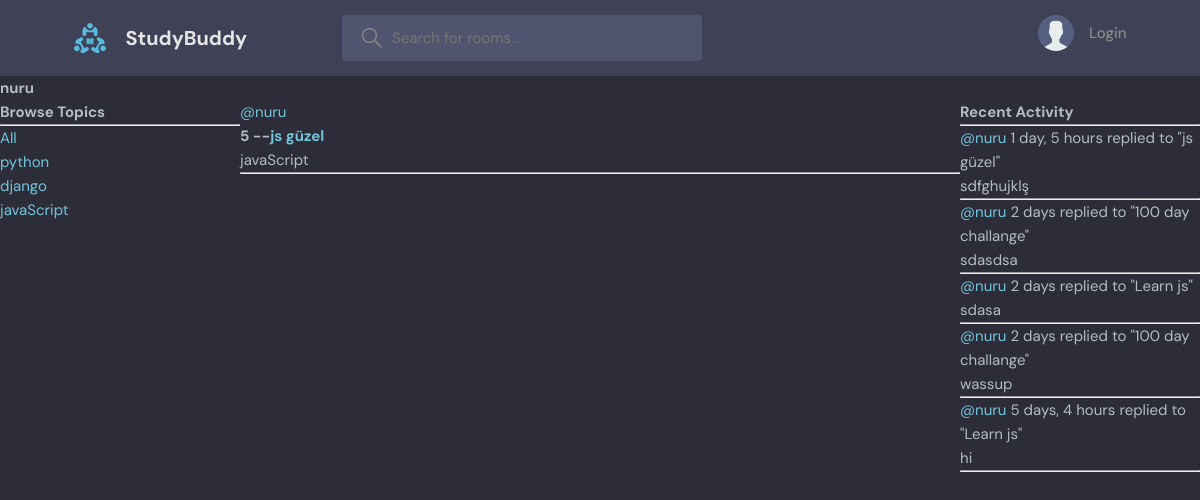
The app's page /profile/2/ with its own data.
### base/models.py (models this page shows, shortened)
class Topic(models.Model):
    name= models.CharField(max_length=200)

class Room(models.Model):
    host = models.ForeignKey(User,on_delete=models.SET_NULL,null=True)
    topic = models.ForeignKey(Topic,on_delete=models.SET_NULL,null=True)
    name =models.CharField(max_length=200)
    description = models.TextField(null=True,blank=True)
    participants = models.ManyToManyField(User,related_name="participants"
    ,blank=True)
    updated = models.DateTimeField(auto_now=True)
    created = models.DateTimeField(auto_now_add=True)
    class Meta:
        ordering=["-updated", "-created"]
    def __str__(self):
        return self.name

class Message(models.Model):
    user = models.ForeignKey(User,on_delete=models.CASCADE)
    room = models.ForeignKey(Room,on_delete=models.CASCADE)
    body = models.TextField()
    updated = models.DateTimeField(auto_now=True)
    created = models.DateTimeField(auto_now_add=True)
    class Meta:
        ordering=["-updated", "-created"]
    def __str__(self):
         return self.body[0:50]

### base/views.py (the view)
# urls.py: path('profile/<str:pk>/',views.userProfile,name="user-profile"),
def userProfile(request,pk):
    user= User.objects.get(id=pk)
    rooms = user.room_set.all()
    room_messages= user.message_set.all()
    topics= Topic.objects.all()
    context={"user":user,"rooms":rooms,
             "room_messages":room_messages,
              "topics":topics
              }
    return render(request,'profile.html',context)

### base/templates/profile.html (shortened to what this page needs)
{% extends 'main.html' %}
{% block content %}
<h1>{{user.username}}</h1>
<div class="profile-container">
    <div>
        {% include 'topics_component.html' %}
    </div>
    <div>
        {% include 'feed_component.html' %}
    </div>
    <div>
        {% include 'activity_component.html' %}
    </div>
</div>
{% endblock content %}

### base/templates/topics_component.html
<h3>Browse Topics</h3>
<hr>
<div>
    <a href="{% url 'home' %}">All</a>
</div>
{% for topic in topics %}
<div>
    <a href="{% url 'home' %}?q={{topic.name}}">{{topic.name}}</a>
</div>
{% endfor %}

### base/templates/feed_component.html (shortened to what this page needs)
        {% for room in rooms %}
        <div>
             <a href="{% url 'user-profile' room.host.id %}">@{{room.host.username}}</a>
            <h5>{{room.id}} --<a href="{% url 'room' room.id %}"> {{room.name}}</a></h5>
            <small>{{room.topic.name}}</small>
            <hr>
        </div>
        {% endfor %}

### base/templates/activity_component.html (shortened to what this page needs)
<h3>Recent Activity</h3>
<hr>
{% for message in room_messages %}
 <div>
  <small><a href="{% url 'user-profile' message.user.id %}">@{{message.user}}</a> {{message.created|timesince}}</small>
  <small>replied to "{{message.room}}"</small>
   <p>{{message}}</p>
 <hr>
</div>
{% endfor %}

### static/styles/style.css (style rules this page uses)
:root { --color-main: #71c6dd; --color-main-light: #e1f6fb; --color-dark: #3f4156; --color-dark-medium: #51546e; --color-dark-light: #696d97; --color-light: #e5e5e5; --color-gray: #8b8b8b; --color-light-gray: #b2bdbd; --color-bg: #2d2d39; --color-success: #5dd693; --color-error: #fc4b0b; }
* { font-family: "DM Sans", -apple-system, BlinkMacSystemFont, "Segoe UI", Roboto, Oxygen, Ubuntu, Cantarell, "Open Sans", "Helvetica Neue", sans-serif; margin: 0; padding: 0; box-sizing: border-box; text-rendering: optimizeLegibility; font-size: inherit; }
html { font-size: 56.25%; }
@media only screen and (min-width: 1200px) { html { font-size: 62.5%; } }
body { line-height: 1.6; font-weight: 400; font-size: 1.5rem; color: var(--color-light-gray); background-color: var(--color-bg); min-height: 100vh; }
a { display: inline-block; color: var(--color-main); text-decoration: none; }

### base/templates/profile.html (style rules this page uses)
.profile-container { display: grid; grid-template-columns: 1fr 3fr 1fr; }

### records on screen
Topic: name "python"
Topic: name "django"
Topic: name "javaScript"
Room: host.username "nuru", id "5", name "js güzel", topic.name "javaScript"
Message: user "nuru", created "1 day, 5 hours", room "js güzel", body "sdfghujklş"
Message: user "nuru", created "2 days", room "100 day challange", body "sdasdsa"
Message: user "nuru", created "2 days", room "Learn js", body "sdasa"
Message: user "nuru", created "2 days", room "100 day challange", body "wassup"
Message: user "nuru", created "5 days, 4 hours", room "Learn js", body "hi"

### other values on screen
{{ user.username }} "nuru"
